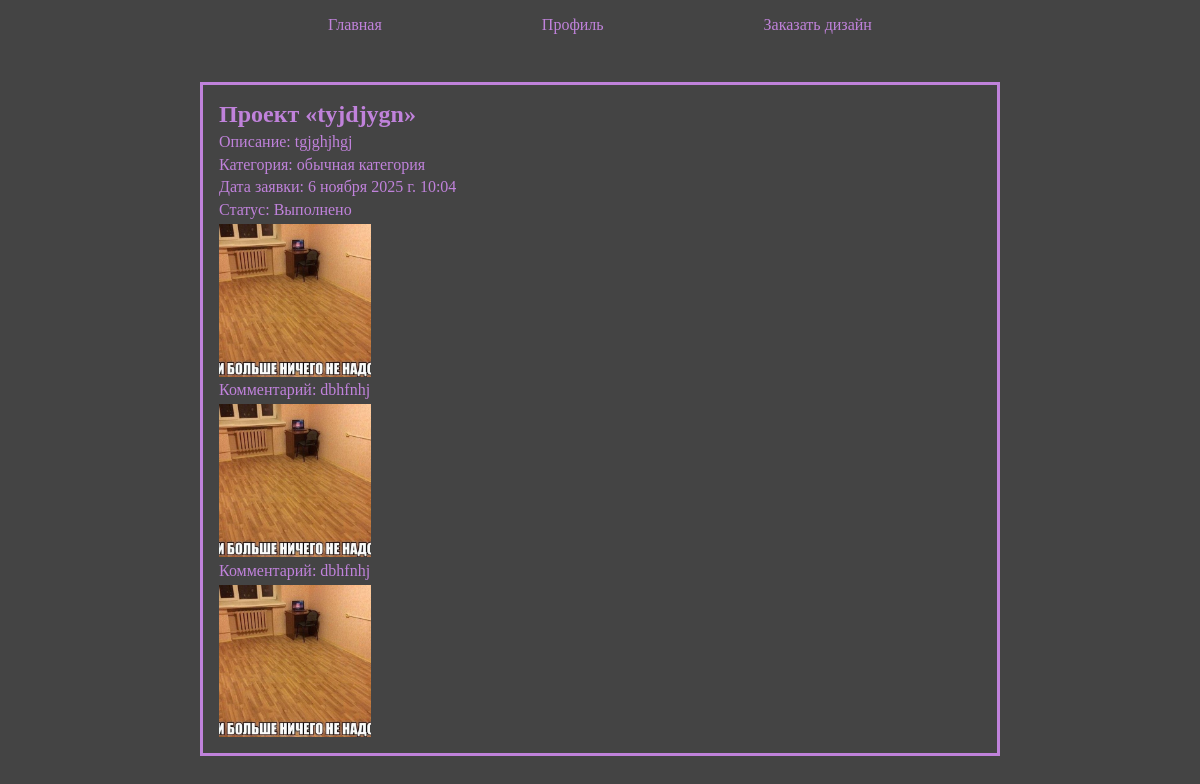
The app's page /posts/request/3 (signed in) with its own data.
### posts/models.py (models this page shows)
class UserRequest(models.Model):
    title = models.CharField(max_length=50)
    description = models.CharField(max_length=200)
    pub_date = models.DateTimeField(default=datetime.now)
    user = models.ForeignKey(settings.AUTH_USER_MODEL, on_delete=models.CASCADE)
    image = models.ImageField(upload_to='media/', blank=False, null=True, validators=[validate_userrequest_image_extension])
    status = models.CharField(max_length=1, choices=STATUS, default='n')
    category = models.ForeignKey('Category', on_delete=models.CASCADE, null=True)

class Category(models.Model):
    title = models.CharField(max_length=50)
    def __str__(self):
        return self.title

class Comment(models.Model):
    comment_text = models.TextField(max_length=150)
    userrequest = models.ForeignKey(UserRequest, on_delete=models.CASCADE)
    comment_image = models.ImageField(upload_to='media/', validators=[validate_userrequest_image_extension])

### posts/views.py (the view)
# urls.py: path('request/<int:pk>', views.RequestDetail.as_view(), name='request_detail'),
class RequestDetail(generic.DetailView):
    model = UserRequest
    template_name = 'request_detail.html'

### posts/templates/request_detail.html (shortened to what this page needs)
{% extends "basic.html" %}
{% block content %}
<div class="request">
    <h2>Проект «{{ userrequest.title }}»</h2>
    <p>Описание: {{ userrequest.description }}</p>
    <p>Категория: {{ userrequest.category }}</p>
    <p>Дата заявки: {{ userrequest.pub_date }}</p>
    <p>Статус: {{ userrequest.get_status_display }}</p>
    <img src="{{ userrequest.image.url }}" class="img" alt="Фото">
    {% for comment in userrequest.comment_set.all %}
        {% if comment.comment_text %}
        <p>Комментарий: {{ comment.comment_text }}</p>
        {% endif %}
        {% if comment.comment_image %}
        <img src="{{ comment.comment_image.url }}" class="img" alt="Фото">
        {% endif %}
    {% endfor %}
</div>
{% endblock %}

### posts/static/posts/styles.css (style rules this page uses)
* { margin: 0; padding: 0; box-sizing: border-box; }
body { background-color: #444444; display: flex; align-items: center; flex-direction: column; margin: 0 auto; gap: 3em; width: 80%; }
.content h2 { color: #c082db; }
.request { width: 50em; padding: 1em; border: 3px solid #c082db; overflow-wrap: break-word; display: flex; flex-direction: column; gap: 0.3em; }
.request .img { max-width: 20%; height: auto; display: block; }
p { color: #c082db; }

### records on screen
UserRequest: title "tyjdjygn", description "tgjghjhgj", category "обычная категория", pub_date "6 ноября 2025 г. 10:04", status "Выполнено", image (picture)
Comment: comment_text "dbhfnhj", comment_image (picture)
Comment: comment_text "dbhfnhj", comment_image (picture)
